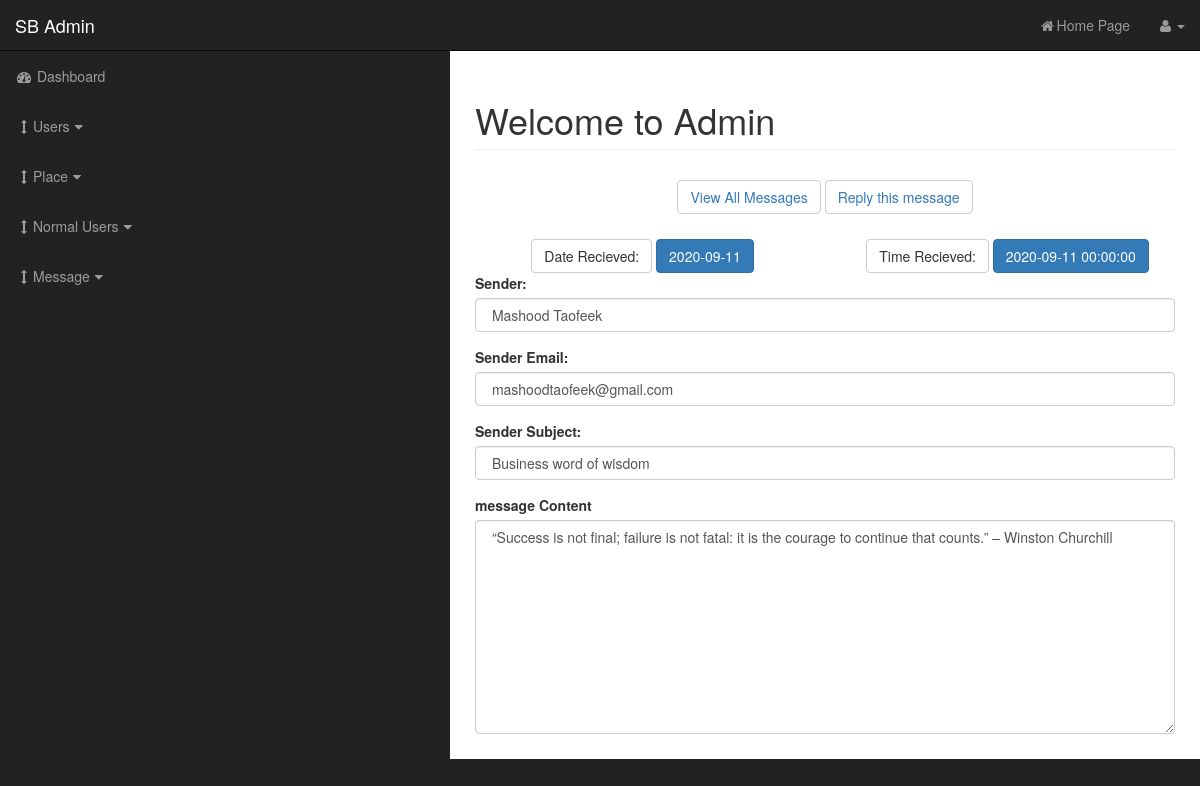
Screenshot of /copy/message.php?source=view_message&view_message=1 with the database file from the repository.
### tables this page shows
CREATE TABLE `contact` (
  `id` int(11) NOT NULL,
  `name` varchar(100) NOT NULL,
  `m_date` date NOT NULL,
  `email` varchar(100) NOT NULL,
  `subject` varchar(255) NOT NULL,
  `message` varchar(800) NOT NULL,
  `m_time` datetime NOT NULL
);

### copy/includes/view_message.php (the view)
<?php
    if(isset($_GET['view_message'])){
        $view_message_id = $_GET['view_message'];
    $query = " SELECT * FROM contact WHERE id =  $view_message_id ";
    $select_users_query = mysqli_query($connection , $query);
    while($loop = mysqli_fetch_assoc($select_users_query )) {
        $message_id             = $loop['id'];
        $message_author         = $loop['name'];
        $sender_email           = $loop['email'];
        $message_subject        = $loop['subject'];
        $message_content        = $loop['message'];
        $message_date           = $loop['m_date'];
        $message_time           = $loop['m_time'];
    }
}
?>
<form action="" method="" enctype="multipart/form-data">
<div class='text-center ' style="margin-bottom:15px;">
<h4 class='btn btn-default' ><a href='message.php' > View All Messages  </a></h4>
<h4 class='btn btn-default'>
<a href="message.php?source=reply_message&reply_message=<?php $message_id?>">Reply this message</a> </h4>
</div>
<div class="row mt-5 mb-5">
<div class="col-lg-6 text-center "><h4 class="btn btn-default">Date Recieved: </h4>  <h4 class="btn btn-primary"> <?Php echo$message_date;?></h4> </div>
<div class="col-lg-6 text-center"><h4 class="btn btn-default">Time Recieved:</h4> <h4 class="btn btn-primary"> <?Php echo  $message_time;?></h4></div>
</div>
<div class="form-group">
<label for="firstname">Sender:</label>
<input type="text" value=" <?Php echo $message_author;?>" class="form-control" name="name" required>
</div>
<div class="form-group">
<label for="lastname">Sender Email:</label>
<input type="text"  value=" <?Php echo $sender_email; ?>" class="form-control" name="email" required>
</div>
<div class="form-group">
<label for="username">Sender Subject:</label>
<input type="text"  value=" <?Php echo $message_subject; ?>"  class="form-control" name="subject" required >
</div>
<div class="form-group " id="editor">
<label for="post_content">message Content</label>
<textarea  class="form-control"  name="message"  cols="5" rows="10"> <?php echo $message_content; ?> </textarea >
</div>
</form>

### copy/css/sb-admin.css (style rules this page uses)
body { margin-top: 100px; background-color: #222; }
@media (min-width:768px) { body { margin-top: 50px; } }

### rows the page displays
contact: m_date "2020-09-11", m_time "2020-09-11 00:00:00", name "Mashood Taofeek", email "mashoodtaofeek@gmail.com", subject "Business word of wisdom", message "“Success is not final; failure is not fatal: it is the courage to continue that counts.” – Winston Churchill"
